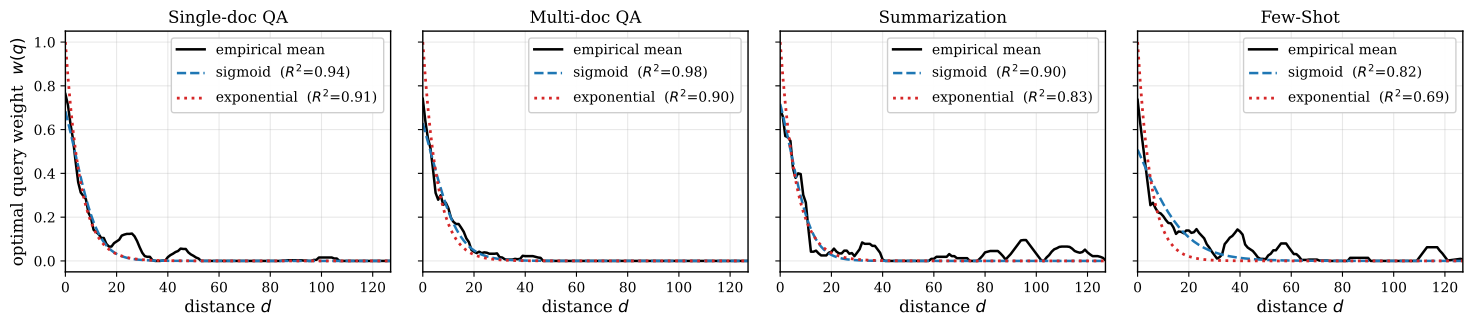

Source code (Python):
"""Figure 2 (Observation 2): The decay shape fits exponential / sigmoid well.

Same oc data as Figure 1, but focus on parametric fits. Four subplots (one per
task) each showing empirical mean + exp/sigmoid fits with their R². The text
labels (caption in paper) make the case that simple 1-2 parameter families
describe the decay.
"""
import os
import numpy as np
import matplotlib.pyplot as plt
from matplotlib import rcParams
from scipy.optimize import curve_fit
from scipy.ndimage import uniform_filter1d


rcParams.update({
    "font.family": "serif",
    "font.size": 12,
    "axes.labelsize": 12,
    "axes.titlesize": 13,
    "xtick.labelsize": 10,
    "ytick.labelsize": 10,
    "legend.fontsize": 10,
    "axes.linewidth": 1.0,
    "figure.dpi": 150,
})

BASE = "/home/smp9898/A2SF/experiments/temporal_bias/plots"
TASKS = [
    ("Single-doc_QA/qasper", "Single-doc QA"),
    ("Multi-doc_QA/hotpotqa", "Multi-doc QA"),
    ("Summarization/gov_report", "Summarization"),
    ("Few_Shot/samsum", "Few-Shot"),
]


def r2(y, yhat):
    return 1 - np.sum((y - yhat) ** 2) / (np.sum((y - y.mean()) ** 2) + 1e-12)


def sigmoid(d, a, b):
    return 1.0 / (1.0 + np.exp(a * d - b))


def exp_decay(d, a):
    return np.exp(-a * d)


def main():
    fig, axes = plt.subplots(1, 4, figsize=(15, 3.4), sharey=True)

    for ax, (path, label) in zip(axes, TASKS):
        data = np.load(os.path.join(BASE, path, "metrics.npz"), allow_pickle=True)
        oc = data["oc"]
        W = oc.shape[1]
        y = uniform_filter1d(oc.mean(axis=0), size=8, mode="nearest")
        d = np.arange(W)

        popt_s, _ = curve_fit(sigmoid, d, y, p0=[0.1, 5.0], maxfev=5000)
        y_s = sigmoid(d, *popt_s)
        popt_e, _ = curve_fit(exp_decay, d, y, p0=[0.05],
                              maxfev=5000, bounds=(0, 2.0))
        y_e = exp_decay(d, *popt_e)

        ax.plot(d, y, color="black", lw=1.8, label="empirical mean")
        ax.plot(d, y_s, "--", color="tab:blue", lw=1.8,
                label=f"sigmoid  ($R^2$={r2(y, y_s):.2f})")
        ax.plot(d, y_e, ":", color="tab:red", lw=2.0,
                label=f"exponential  ($R^2$={r2(y, y_e):.2f})")
        ax.set_xlabel("distance $d$")
        ax.set_title(label, fontsize=12)
        ax.set_xlim(0, W - 1)
        ax.set_ylim(-0.05, 1.05)
        ax.grid(True, alpha=0.3)
        ax.legend(loc="upper right", framealpha=0.95)

    axes[0].set_ylabel("optimal query weight  $w(q)$")

    plt.tight_layout()
    out_dir = "/home/smp9898/A2SF/experiments/paper_figures"
    fig.savefig(os.path.join(out_dir, "fig2_parametric_fit.pdf"), bbox_inches="tight")
    fig.savefig(os.path.join(out_dir, "fig2_parametric_fit.png"), bbox_inches="tight")
    print(f"saved → {out_dir}/fig2_parametric_fit.{{pdf,png}}")


if __name__ == "__main__":
    main()
